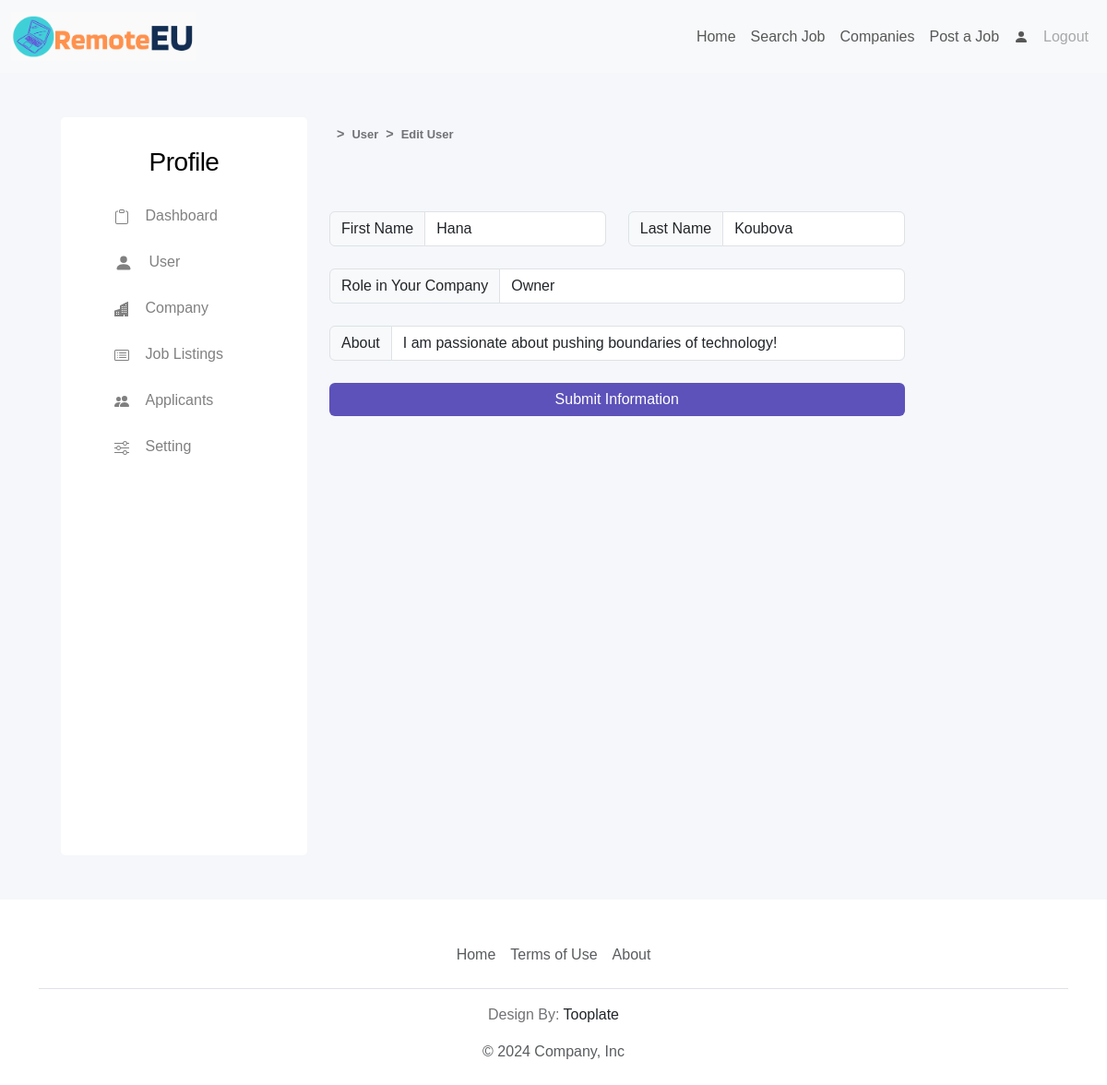
Page /profile/edit/user (signed in) on the committed database.
### tables.py (models this page shows)
class PersonalProfile(db.Model):
    user_id: Mapped[int] = mapped_column(Integer, ForeignKey(User1.id), primary_key=True)
    f_name: Mapped[str] = mapped_column(String(100))
    l_name: Mapped[str] = mapped_column(String(100))
    role: Mapped[str] = mapped_column(String(100))
    about: Mapped[str] = mapped_column(String(500))

### main.py (the view, shortened to what this page needs)
@app.route('/profile/edit/user', methods=['GET', 'POST'])
@login_required
def edit_user():
        existing_profile = PersonalProfile.query.filter_by(user_id=current_user.id).first()
        personal_profile_form = PersonalProfileForm()
        return render_template('profile/edit_user.html',
                               form=personal_profile_form,
                               existing_profile=existing_profile,
                               logged_in = current_user.is_authenticated)

### forms.py
class PersonalProfileForm(FlaskForm):
    f_name = StringField(label='First Name', validators=[Length(max=100)])
    l_name = StringField(label='Last Name', validators=[Length(max=100)])
    role = StringField(label='Role in your Company',validators=[Length(max=100)])
    about = StringField(label='About', validators=[Length(max=500)])
    submit = SubmitField(label='Submit Information')

### main.py (called while the page is built)
@login_manager.user_loader
def load_user(user_id):
    return db.get_or_404(User1, user_id)

### templates/profile/edit_user.html (shortened to what this page needs)
{% extends "base_profile.html" %}
{% from 'bootstrap5/form.html' import render_form %}
{% block profile_content %}
<section>
    <div class="container">
        <div id="breadcrumbs" class="d-flex mt-2">
            <p class="mx-2"><b>></b></p>
            <a href="{{ url_for('user') }}"><p><b>User</b></p></a>
            <p class="mx-2"><b>></b></p>
            <a href="{{ url_for('edit_user') }}"><p><b>Edit User</b></p></a>
        </div>
        <div class="row d-flex justify-content-start mb-3 mt-5">
            <div class="col-lg-10 col-md-12 col-sm-12">
            {% if user_exist == false %}
                {{ render_form(form) }}
            {% else %}
                <form class="edit_form" method="POST" action="{{ url_for('edit_user') }}">
                        <br>
                        <div class="row d-flex justify-content-center">
                            <div class="col-lg-6 col-md-6 col-sm-12 mb-4">
                                <div class="input-group">
                                    <span class="input-group-text" id="basic-addon1">First Name</span>
                                    {{ form.f_name(value=existing_profile.f_name, class_="form-control") }}
                                </div>
                            </div>
                            <div class="col-lg-6 col-md-6 col-sm-12 mb-4">
                                <div class="input-group">
                                    <span class="input-group-text" id="basic-addon1">Last Name</span>
                                    {{ form.l_name(value=existing_profile.l_name, class_="form-control") }}
                                </div>
                            </div>
                        </div>
                        <div class="row d-flex justify-content-center mb-4">
                            <div class="input-group">
                                <span class="input-group-text" id="basic-addon1">Role in Your Company</span>
                                {{ form.role(value=existing_profile.role, class_="form-control") }}
                            </div>
                        </div>
                        <div class="row d-flex justify-content-center mb-4">
                            <div class="input-group">
                                <span class="input-group-text" id="basic-addon1">About</span>
                                {{ form.about(value=existing_profile.about, class_="form-control") }}
                            </div>
                        </div>
                        {{ form.submit(class="primary-btn form-control") }}
                </form>
            {% endif %}
            </div>
        </div>
    </div>
</section>
{% endblock %}

### static/css/styles.css (style rules this page uses)
:root { --white-color: #ffffff; --primary-color: #5d52ba; --secondary-color: #0dcaf0; --section-bg-color: #f0f8ff; --section-bg-color2: #f5f7fa; --custom-btn-bg-color: #f65129; --social-icon-link-bg-color: #7f73eb; --dark-color: #000000; --p-color: #717275; --border-color: #e9eaeb; --body-font-family: 'League Spartan', sans-serif; }
body { background-color: var(--white-color); font-family: var(--body-font-family); }
p { color: var(--p-color); font-size: var(--p-font-size); font-weight: var(--font-weight-light); }
a { text-decoration: none; }
section { background-color: var(--section-bg-color2); }
.primary-btn { background: var(--primary-color); border: none; color: var(--white-color); font-size: var(--p-font-size); font-weight: var(--font-weight-normal); transition: all 0.3s; margin-bottom: 24px; }
#breadcrumbs { margin-bottom: 10px; }
#breadcrumbs a { transition-duration: 200ms; border-radius: 5px; color: grey; text-decoration: none; }
#breadcrumbs a, #breadcrumbs p { font-size: 0.9em; font-weight: 600; margin-top: auto; margin-bottom: auto; }

### rows in the picture
PersonalProfile: f_name "Hana", l_name "Koubova", role "Owner", about "I am passionate about pushing boundaries of technology!"
